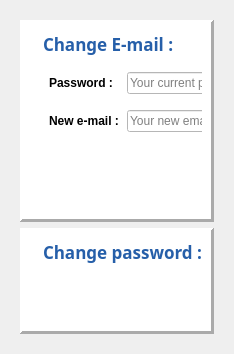
                   <widget class="QWidget" name="settingsPage">
                    <property name="styleSheet">
                     <string notr="true">#changePassBtn, #changeEmailBtn {
	background-color:#1b1b27;
	color: #FFFFFF;
	padding: 10px;
	border-radius: 5px;
}</string>
                    </property>
                    <layout class="QVBoxLayout" name="verticalLayout_18">
                     <item>
                      <widget class="QWidget" name="widget_9" native="true">
                       <property name="styleSheet">
                        <string notr="true"/>
                       </property>
                       <layout class="QVBoxLayout" name="verticalLayout_17">
                        <item>
                         <widget class="QFrame" name="frame_3">
                          <property name="styleSheet">
                           <string notr="true">background-color: #ffffff;</string>
                          </property>
                          <property name="frameShape">
                           <enum>QFrame::Panel</enum>
                          </property>
                          <property name="frameShadow">
                           <enum>QFrame::Raised</enum>
                          </property>
                          <property name="lineWidth">
                           <number>3</number>
                          </property>
                          <property name="midLineWidth">
                           <number>2</number>
                          </property>
                          <layout class="QVBoxLayout" name="verticalLayout_22">
                           <property name="leftMargin">
                            <number>20</number>
                           </property>
                           <item>
                            <widget class="QLabel" name="label_17">
                             <property name="font">
                              <font>
                               <family>Arial Rounded MT Bold</family>
                               <pointsize>13</pointsize>
                               <weight>75</weight>
                               <bold>true</bold>
                              </font>
                             </property>
                             <property name="styleSheet">
                              <string notr="true">color:#265fa9;</string>
                             </property>
                             <property name="text">
                              <string>Change E-mail :</string>
                             </property>
                            </widget>
                           </item>
                           <item>
                            <widget class="QWidget" name="widget_3" native="true">
                             <property name="minimumSize">
                              <size>
                               <width>0</width>
                               <height>100</height>
                              </size>
                             </property>
                             <widget class="QWidget" name="layoutWidget">
                              <property name="geometry">
                               <rect>
                                <x>6</x>
                                <y>6</y>
                                <width>481</width>
                                <height>70</height>
                               </rect>
                              </property>
                              <layout class="QGridLayout" name="gridLayout_3">
                               <property name="horizontalSpacing">
                                <number>8</number>
                               </property>
                               <property name="verticalSpacing">
                                <number>12</number>
                               </property>
                               <item row="1" column="1">
                                <widget class="QLineEdit" name="newEmail">
                                 <property name="placeholderText">
                                  <string>Your new email</string>
                                 </property>
                                </widget>
                               </item>
                               <item row="1" column="0">
                                <widget class="QLabel" name="label_18">
                                 <property name="font">
                                  <font>
                                   <pointsize>9</pointsize>
                                   <weight>75</weight>
                                   <bold>true</bold>
                                  </font>
                                 </property>
                                 <property name="text">
                                  <string>New e-mail :</string>
                                 </property>
                                </widget>
                               </item>
                               <item row="0" column="2">
                                <widget class="QPushButton" name="eyeBtn_4">
                                 <property name="minimumSize">
                                  <size>
                                   <width>20</width>
                                   <height>20</height>
                                  </size>
                                 </property>
                                 <property name="maximumSize">
                                  <size>
                                   <width>20</width>
                                   <height>20</height>
                                  </size>
                                 </property>
                                 <property name="text">
                                  <string/>
                                 </property>
                                 <property name="icon">
                                  <iconset resource="../Qss/icons/_icons.qrc">
                                   <normaloff>:/feather/icons/feather/eye.png</normaloff>:/feather/icons/feather/eye.png</iconset>
                                 </property>
                                </widget>
                               </item>
                               <item row="0" column="0">
                                <widget class="QLabel" name="label_19">
                                 <property name="font">
                                  <font>
                                   <pointsize>9</pointsize>
                                   <weight>75</weight>
                                   <bold>true</bold>
                                  </font>
                                 </property>
                                 <property name="text">
                                  <string>Password :</string>
                                 </property>
                                </widget>
                               </item>
                               <item row="0" column="1">
                                <widget class="QLineEdit" name="passEmail">
                                 <property name="minimumSize">
                                  <size>
                                   <width>250</width>
                                   <height>0</height>
                                  </size>
                                 </property>
                                 <property name="echoMode">
                                  <enum>QLineEdit::Password</enum>
                                 </property>
                                 <property name="placeholderText">
                                  <string>Your current password</string>
                                 </property>
                                </widget>
                               </item>
                              </layout>
                             </widget>
                             <widget class="QPushButton" name="changeEmailBtn">
                              <property name="geometry">
                               <rect>
                                <x>540</x>
                                <y>20</y>
                                <width>101</width>
                                <height>41</height>
                               </rect>
                              </property>
                              <property name="maximumSize">
                               <size>
                                <width>180</width>
                                <height>16777215</height>
                               </size>
                              </property>
                              <property name="font">
                               <font>
                                <family>Segoe UI Semibold</family>
                                <pointsize>9</pointsize>
                                <weight>75</weight>
                                <bold>true</bold>
                               </font>
                              </property>
                              <property name="styleSheet">
                               <string notr="true">background-color: #1461A3;</string>
                              </property>
                              <property name="text">
                               <string>Change e-mail</string>
                              </property>
                             </widget>
                            </widget>
                           </item>
                           <item>
                            <widget class="QLabel" name="errorMessage_4">
                             <property name="minimumSize">
                              <size>
                               <width>0</width>
                               <height>20</height>
                              </size>
                             </property>
                             <property name="maximumSize">
                              <size>
                               <width>16777215</width>
                               <height>15</height>
                              </size>
                             </property>
                             <property name="font">
                              <font>
                               <family>Segoe UI Variable Display</family>
                               <pointsize>9</pointsize>
                              </font>
                             </property>
                             <property name="styleSheet">
                              <string notr="true">color: #ff0000;</string>
                             </property>
                             <property name="text">
                              <string/>
                             </property>
                            </widget>
                           </item>
                           <item>
                            <widget class="QLabel" name="successMessage_2">
                             <property name="maximumSize">
                              <size>
                               <width>16777215</width>
                               <height>20</height>
                              </size>
                             </property>
                             <property name="font">
                              <font>
                               <family>Segoe UI Variable Display</family>
                               <pointsize>9</pointsize>
                              </font>
                             </property>
                             <property name="styleSheet">
                              <string notr="true">color: #00A36C;</string>
                             </property>
                             <property name="text">
                              <string/>
                             </property>
                            </widget>
                           </item>
                          </layout>
                         </widget>
                        </item>
                        <item>
                         <widget class="QFrame" name="frame_8">
                          <property name="maximumSize">
                           <size>
                            <width>16777215</width>
                            <height>16777215</height>
                           </size>
                          </property>
                          <property name="styleSheet">
                           <string notr="true">background-color: #ffffff;</string>
                          </property>
                          <property name="frameShape">
                           <enum>QFrame::Panel</enum>
                          </property>
                          <property name="frameShadow">
                           <enum>QFrame::Raised</enum>
                          </property>
                          <property name="lineWidth">
                           <number>3</number>
                          </property>
                          <property name="midLineWidth">
                           <number>2</number>
                          </property>
                          <layout class="QVBoxLayout" name="verticalLayout_23">
                           <property name="leftMargin">
                            <number>20</number>
                           </property>
                           <item>
                            <widget class="QLabel" name="label_16">
                             <property name="font">
                              <font>
                               <family>Arial Rounded MT Bold</family>
                               <pointsize>13</pointsize>
                               <weight>75</weight>
                               <bold>true</bold>
                              </font>
                             </property>
                             <property name="styleSheet">
                              <string notr="true">color:#265fa9;</string>
                             </property>
                             <property name="lineWidth">
                              <number>0</number>
                             </property>
                             <property name="text">
                              <string>Change password :</string>
                             </property>
                             <property name="wordWrap">
                              <bool>false</bool>
                             </property>
                            </widget>
                           </item>
                           <item>
                            <widget class="QWidget" name="widget_8" native="true">
                             <widget class="QPushButton" name="changePassBtn">
                              <property name="geometry">
                               <rect>
                                <x>550</x>
                                <y>20</y>
                                <width>121</width>
                                <height>41</height>
                               </rect>
                              </property>
                              <property name="font">
                               <font>
                                <family>Segoe UI Semibold</family>
                                <pointsize>9</pointsize>
                                <weight>75</weight>
                                <bold>true</bold>
                               </font>
                              </property>
                              <property name="styleSheet">
                               <string notr="true">background-color: #1461A3;</string>
                              </property>
                              <property name="text">
                               <string>Change password</string>
                              </property>
                             </widget>
                             <widget class="QWidget" name="">
                              <property name="geometry">
                               <rect>
                                <x>6</x>
                                <y>6</y>
                                <width>501</width>
                                <height>62</height>
                               </rect>
                              </property>
                              <layout class="QGridLayout" name="gridLayout_2" rowstretch="0,0,0">
                               <property name="horizontalSpacing">
                                <number>8</number>
                               </property>
                               <property name="verticalSpacing">
                                <number>4</number>
                               </property>
                               <item row="0" column="1">
                                <widget class="QLineEdit" name="currentPassword">
                                 <property name="echoMode">
                                  <enum>QLineEdit::Password</enum>
                                 </property>
                                 <property name="placeholderText">
                                  <string>Your current password</string>
                                 </property>
                                </widget>
                               </item>
                               <item row="0" column="2">
                                <widget class="QPushButton" name="eyeBtn_3">
                                 <property name="minimumSize">
                                  <size>
                                   <width>20</width>
                                   <height>20</height>
                                  </size>
                                 </property>
                                 <property name="maximumSize">
                                  <size>
                                   <width>20</width>
                                   <height>20</height>
                                  </size>
                                 </property>
                                 <property name="text">
                                  <string/>
                                 </property>
                                 <property name="icon">
                                  <iconset resource="../Qss/icons/_icons.qrc">
                                   <normaloff>:/feather/icons/feather/eye.png</normaloff>:/feather/icons/feather/eye.png</iconset>
                                 </property>
                                </widget>
                               </item>
                               <item row="2" column="1">
                                <widget class="QLineEdit" name="newPassword">
                                 <property name="echoMode">
                                  <enum>QLineEdit::Password</enum>
                                 </property>
                                 <property name="placeholderText">
                                  <string>Your new password</string>
                                 </property>
                                </widget>
                               </item>
                               <item row="0" column="0">
                                <widget class="QLabel" name="label_9">
                                 <property name="font">
                                  <font>
                                   <pointsize>9</pointsize>
                                   <weight>75</weight>
                                   <bold>true</bold>
                                  </font>
                                 </property>
                                 <property name="text">
                                  <string>Current password :</string>
                                 </property>
                                </widget>
                               </item>
                               <item row="2" column="0">
                                <widget class="QLabel" name="label_15">
                                 <property name="font">
                                  <font>
                                   <pointsize>9</pointsize>
                                   <weight>75</weight>
                                   <bold>true</bold>
                                  </font>
                                 </property>
                                 <property name="text">
                                  <string>New password :</string>
                                 </property>
                                </widget>
                               </item>
                               <item row="2" column="2">
                                <widget class="QPushButton" name="eyeBtn_2">
                                 <property name="minimumSize">
                                  <size>
                                   <width>20</width>
                                   <height>20</height>
                                  </size>
                                 </property>
                                 <property name="maximumSize">
                                  <size>
                                   <width>20</width>
                                   <height>20</height>
                                  </size>
                                 </property>
                                 <property name="text">
                                  <string/>
                                 </property>
                                 <property name="icon">
                                  <iconset resource="../Qss/icons/_icons.qrc">
                                   <normaloff>:/feather/icons/feather/eye.png</normaloff>:/feather/icons/feather/eye.png</iconset>
                                 </property>
                                </widget>
                               </item>
                              </layout>
                             </widget>
                            </widget>
                           </item>
                           <item>
                            <widget class="QLabel" name="successMessage">
                             <property name="minimumSize">
                              <size>
                               <width>0</width>
                               <height>20</height>
                              </size>
                             </property>
                             <property name="maximumSize">
                              <size>
                               <width>16777215</width>
                               <height>15</height>
                              </size>
                             </property>
                             <property name="font">
                              <font>
                               <family>Segoe UI Variable Display</family>
                               <pointsize>9</pointsize>
                              </font>
                             </property>
                             <property name="styleSheet">
                              <string notr="true">color: #00A36C;</string>
                             </property>
                             <property name="text">
                              <string/>
                             </property>
                            </widget>
                           </item>
                           <item>
                            <widget class="QLabel" name="errorMessage_3">
                             <property name="minimumSize">
                              <size>
                               <width>0</width>
                               <height>20</height>
                              </size>
                             </property>
                             <property name="maximumSize">
                              <size>
                               <width>16777215</width>
                               <height>15</height>
                              </size>
                             </property>
                             <property name="font">
                              <font>
                               <family>Segoe UI Variable Display</family>
                               <pointsize>9</pointsize>
                              </font>
                             </property>
                             <property name="styleSheet">
                              <string notr="true">color: #ff0000;</string>
                             </property>
                             <property name="text">
                              <string/>
                             </property>
                            </widget>
                           </item>
                          </layout>
                         </widget>
                        </item>
                       </layout>
                      </widget>
                     </item>
                    </layout>
                   </widget>
